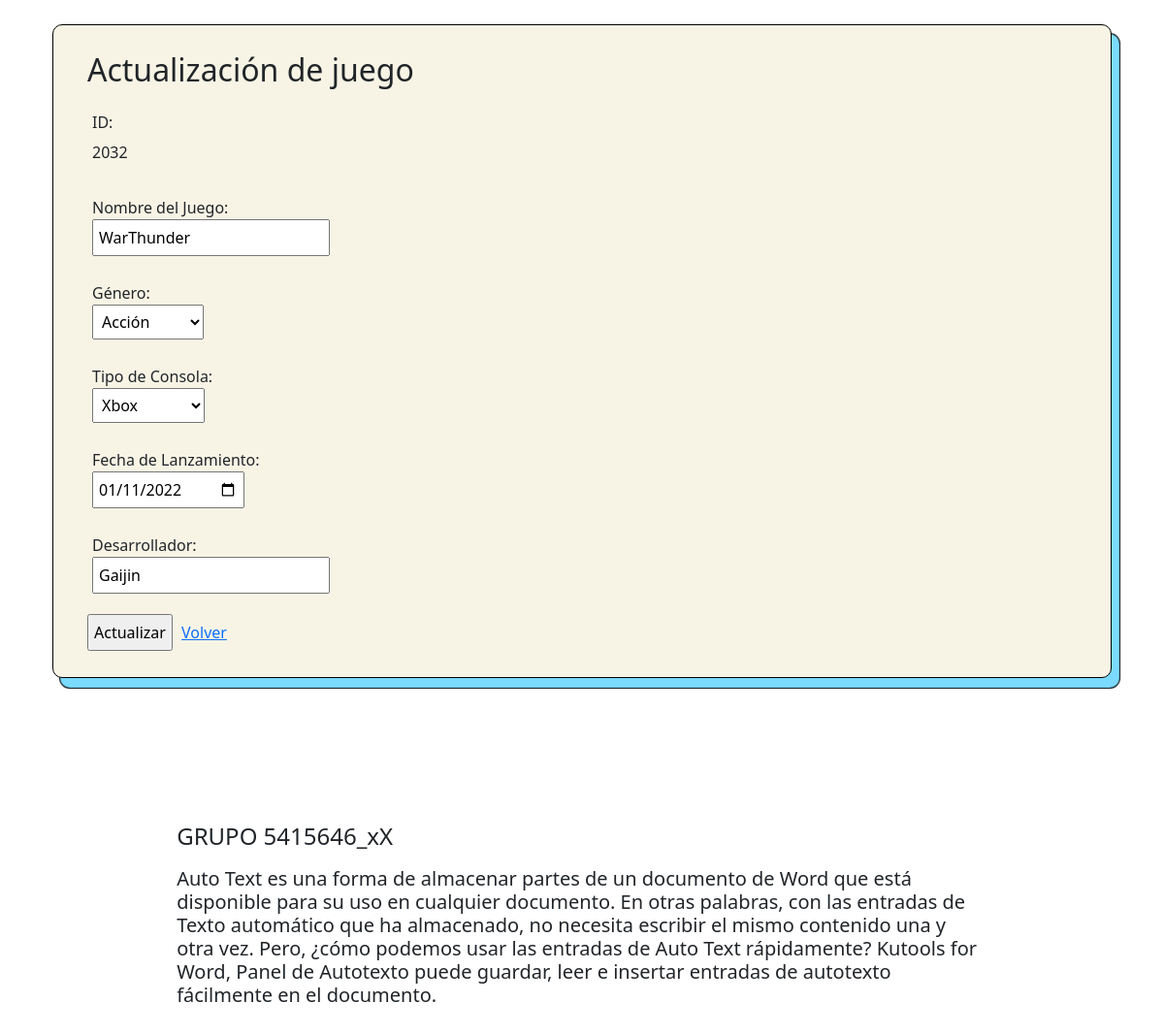
/proyecto/update.php?id=2032, run on the app's committed database.
### tables this page shows
CREATE TABLE `games` (
  `id` int(11) NOT NULL,
  `name` varchar(100) NOT NULL,
  `genero` varchar(250) NOT NULL,
  `console` varchar(30) NOT NULL,
  `añolanzamiento` date NOT NULL,
  `desarrollador` varchar(255) NOT NULL
);

### proyecto/update.php (the view, shortened to what this page needs)
<!DOCTYPE html>
<html style="font-size: 16px">
<head>
    <link href="https://cdn.jsdelivr.net/npm/bootstrap@5.1.3/dist/css/bootstrap.min.css" rel="stylesheet">
    <link rel="stylesheet" href="estilos.css" media="screen" />
</head>
<body class="container">
    <div class="container-fluid" aling="center">
        <div class="formulario">
            <?php
            $servername = "localhost";
            $database = "crud";
            $username = "root";
            $password = "unad2021";
            $conexion = mysqli_connect($servername, $username, $password, $database);
            if (isset($_GET['id'])) {
                $id = $_GET['id'];
                $sql = "SELECT * FROM games WHERE id = '$id'";
                $resultado = mysqli_query($conexion, $sql);
                if (mysqli_num_rows($resultado) > 0) {
                    $row = mysqli_fetch_array($resultado);
                    $id = $row['id'];
                    $genero = $row['genero'];
                    $nombrejuego = $row['name'];
                    $fechalanzamiento = $row['añolanzamiento'];
                    $tipoconsola = $row['console'];
                    $desarrollador =  $row['desarrollador'];
                }
            }
            ?>
            <h2>Actualización de juego</h2>
            <form action="update.php?id=<?php echo $_GET['id']; ?>" method="post">
                <p>ID: <br><input type="text" name="id" value="<?php echo $id; ?>" readonly class="form-control-plaintext"></p>
                <p>Nombre del Juego: <br><input type="text" name="NombreJuego" value="<?php echo $nombrejuego; ?>"></p>
                <p>Género: <br><select name="Genero" value="<?php echo $genero; ?>">
                        <option>Acción</option>
                    </select></p>
                <p>Tipo de Consola: <br><select name="TipoConsola" value="<?php echo $tipoconsola; ?>">
                        <option>Xbox</option>
                    </select></p>
                <p>Fecha de Lanzamiento: <br><input type="date" name="FechaLanzamiento" value="<?php echo $fechalanzamiento; ?>"></p>
                <p>Desarrollador: <br><input type="text" name="Desarrollador" value="<?php echo $desarrollador; ?>"></p>
                <input type="submit" value="Actualizar" name="update">
                <a href='javascript:history.go(-1)'>Volver</a>
                <br>
            </form>
        </div>
        <footer class="pie">
            <div class="pie">
                <h4>GRUPO 5415646_xX</h4>
                <h5>Auto Text es una forma de almacenar partes de un documento de Word que está disponible para su uso en cualquier documento. En otras palabras, con las entradas de Texto automático que ha almacenado, no necesita escribir el mismo contenido una y otra vez. Pero, ¿cómo podemos usar las entradas de Auto Text rápidamente? Kutools for Word, Panel de Autotexto puede guardar, leer e insertar entradas de autotexto fácilmente en el documento.</h5>
            </div>
        </footer>
    </div>
</body>
</html>

### proyecto/estilos.css (style rules this page uses)
* { padding: 5px; }
body { background-image: url("https://image.freepik.com/vector-gratis/fondo-formas-abstractas-verde-acuarela_23-2149080626.jpg"); background-repeat: no-repeat; background-size: cover; display: grid; align-items: center; justify-items: center; }
.formulario { width: auto; background: #f8f4e5; padding: 22px 30px; margin-top: 10px; margin-bottom: 20px; border: 1px solid black; border-radius: 10px; box-shadow: 8px 10px 1px #7bdaff, 8px 10px 1px 1px black; }
.pie { align-content: left; border-radius: 9%; display: flex; flex-direction: row; flex-wrap: wrap; padding: 6%; }
.pie:nth-child(1) { border-radius: 9%; display: flex; flex-direction: row; flex-wrap: wrap; padding-left: 6% }

### data on the page
games: id "2032", NombreJuego "WarThunder", Genero "Acción", TipoConsola "Xbox", FechaLanzamiento "01/11/2022", Desarrollador "Gaijin"
